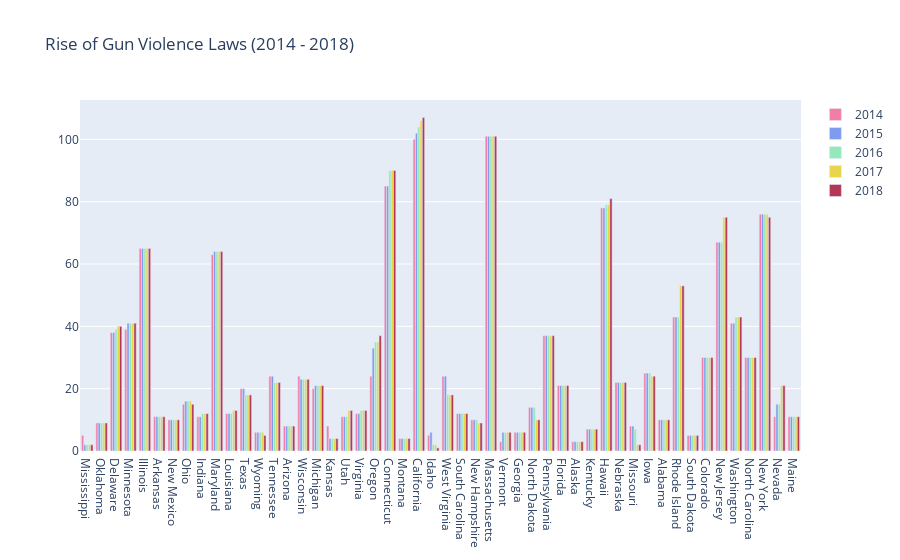

Here is the notebook cell this chart was saved with:
### Code cell
y1, y2, y3, y4, y5 = [], [], [], [], []
x1 = []
for x, y in state_laws_count_2014.items():
    y1.append(y)
    y2.append(state_laws_count_2015[x])
    y3.append(state_laws_count_2016[x])
    y4.append(state_laws_count_2017[x])
    y5.append(state_laws_count_2018[x])
    x1.append(x)

counter1 = go.Bar(x=x1,y=y1,name='2014', marker=dict(color="#f27da6"))
counter2 = go.Bar(x=x1,y=y2,name='2015', marker=dict(color="#7f9bef"))
counter3 = go.Bar(x=x1,y=y3,name='2016', marker=dict(color="#94e8ba"))
counter4 = go.Bar(x=x1,y=y4,name='2017', marker=dict(color="#e8d54a"))
counter5 = go.Bar(x=x1,y=y5,name='2018', marker=dict(color="#B43757"))

layout = go.Layout(barmode='group', title="Rise of Gun Violence Laws (2014 - 2018)")
fig = go.Figure(data=[counter1, counter2, counter3, counter4, counter5], layout=layout)
iplot(fig, filename='State-Laws-Count')

### Figure 1 — Plotly figure (JSON) as saved in the notebook; plotly's stock layout.template omitted (floating-point values rounded to 4 significant figures)
{"data": [{"marker": {"color": "#f27da6"}, "name": "2014", "type": "bar", "x": ["Mississippi", "Oklahoma", "Delaware", "Minnesota", "Illinois", "Arkansas", "New Mexico", "Ohio", "Indiana", "Maryland", "Louisiana", "Texas", "Wyoming", "Tennessee", "Arizona", "Wisconsin", "Michigan", "Kansas", "Utah", "Virginia", "Oregon", "Connecticut", "Montana", "California", "Idaho", "West Virginia", "South Carolina", "New Hampshire", "Massachusetts", "Vermont", "Georgia", "North Dakota", "Pennsylvania", "Florida", "Alaska", "Kentucky", "Hawaii", "Nebraska", "Missouri", "Iowa", "Alabama", "Rhode Island", "South Dakota", "Colorado", "New Jersey", "Washington", "North Carolina", "New York", "Nevada", "Maine"], "y": [5, 9, 38, 39, 65, 11, 10, 15, 11, 63, 12, 20, 6, 24, 8, 24, 20, 8, 11, 12, 24, 85, 4, 100, 5, 24, 12, 10, 101, 3, 6, 14, 37, 21, 3, 7, 78, 22, 8, 25, 10, 43, 5, 30, 67, 41, 30, 76, 11, 11]}, {"marker": {"color": "#7f9bef"}, "name": "2015", "type": "bar", "x": ["Mississippi", "Oklahoma", "Delaware", "Minnesota", "Illinois", "Arkansas", "New Mexico", "Ohio", "Indiana", "Maryland", "Louisiana", "Texas", "Wyoming", "Tennessee", "Arizona", "Wisconsin", "Michigan", "Kansas", "Utah", "Virginia", "Oregon", "Connecticut", "Montana", "California", "Idaho", "West Virginia", "South Carolina", "New Hampshire", "Massachusetts", "Vermont", "Georgia", "North Dakota", "Pennsylvania", "Florida", "Alaska", "Kentucky", "Hawaii", "Nebraska", "Missouri", "Iowa", "Alabama", "Rhode Island", "South Dakota", "Colorado", "New Jersey", "Washington", "North Carolina", "New York", "Nevada", "Maine"], "y": [2, 9, 38, 41, 65, 11, 10, 16, 11, 64, 12, 20, 6, 24, 8, 23, 21, 4, 11, 12, 33, 85, 4, 102, 6, 24, 12, 10, 101, 6, 6, 14, 37, 21, 3, 7, 78, 22, 8, 25, 10, 43, 5, 30, 67, 41, 30, 76, 15, 11]}, {"marker": {"color": "#94e8ba"}, "name": "2016", "type": "bar", "x": ["Mississippi", "Oklahoma", "Delaware", "Minnesota", "Illinois", "Arkansas", "New Mexico", "Ohio", "Indiana", "Maryland", "Louisiana", "Texas", "Wyoming", "Tennessee", "Arizona", "Wisconsin", "Michigan", "Kansas", "Utah", "Virginia", "Oregon", "Connecticut", "Montana", "California", "Idaho", "West Virginia", "South Carolina", "New Hampshire", "Massachusetts", "Vermont", "Georgia", "North Dakota", "Pennsylvania", "Florida", "Alaska", "Kentucky", "Hawaii", "Nebraska", "Missouri", "Iowa", "Alabama", "Rhode Island", "South Dakota", "Colorado", "New Jersey", "Washington", "North Carolina", "New York", "Nevada", "Maine"], "y": [2, 9, 39, 41, 65, 11, 10, 16, 12, 64, 12, 18, 6, 22, 8, 23, 21, 4, 11, 13, 35, 90, 4, 104, 2, 18, 12, 10, 101, 6, 6, 14, 37, 21, 3, 7, 79, 22, 7, 25, 10, 43, 5, 30, 67, 43, 30, 76, 15, 11]}, {"marker": {"color": "#e8d54a"}, "name": "2017", "type": "bar", "x": ["Mississippi", "Oklahoma", "Delaware", "Minnesota", "Illinois", "Arkansas", "New Mexico", "Ohio", "Indiana", "Maryland", "Louisiana", "Texas", "Wyoming", "Tennessee", "Arizona", "Wisconsin", "Michigan", "Kansas", "Utah", "Virginia", "Oregon", "Connecticut", "Montana", "California", "Idaho", "West Virginia", "South Carolina", "New Hampshire", "Massachusetts", "Vermont", "Georgia", "North Dakota", "Pennsylvania", "Florida", "Alaska", "Kentucky", "Hawaii", "Nebraska", "Missouri", "Iowa", "Alabama", "Rhode Island", "South Dakota", "Colorado", "New Jersey", "Washington", "North Carolina", "New York", "Nevada", "Maine"], "y": [2, 9, 40, 41, 65, 11, 10, 16, 12, 64, 13, 18, 6, 22, 8, 23, 21, 4, 13, 13, 35, 90, 4, 106, 2, 18, 12, 9, 101, 6, 6, 10, 37, 21, 3, 7, 79, 22, 2, 24, 10, 53, 5, 30, 75, 43, 30, 76, 21, 11]}, {"marker": {"color": "#B43757"}, "name": "2018", "type": "bar", "x": ["Mississippi", "Oklahoma", "Delaware", "Minnesota", "Illinois", "Arkansas", "New Mexico", "Ohio", "Indiana", "Maryland", "Louisiana", "Texas", "Wyoming", "Tennessee", "Arizona", "Wisconsin", "Michigan", "Kansas", "Utah", "Virginia", "Oregon", "Connecticut", "Montana", "California", "Idaho", "West Virginia", "South Carolina", "New Hampshire", "Massachusetts", "Vermont", "Georgia", "North Dakota", "Pennsylvania", "Florida", "Alaska", "Kentucky", "Hawaii", "Nebraska", "Missouri", "Iowa", "Alabama", "Rhode Island", "South Dakota", "Colorado", "New Jersey", "Washington", "North Carolina", "New York", "Nevada", "Maine"], "y": [2, 9, 40, 41, 65, 11, 10, 15, 12, 64, 13, 18, 5, 22, 8, 23, 21, 4, 13, 13, 37, 90, 4, 107, 1, 18, 12, 9, 101, 6, 6, 10, 37, 21, 3, 7, 81, 22, 2, 24, 10, 53, 5, 30, 75, 43, 30, 75, 21, 11]}], "layout": {"barmode": "group", "title": {"text": "Rise of Gun Violence Laws (2014 - 2018)"}}}
